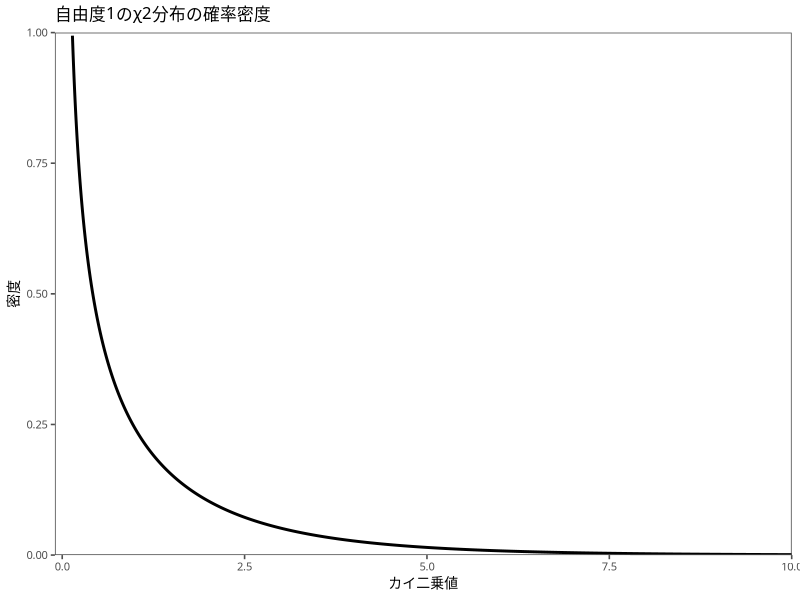
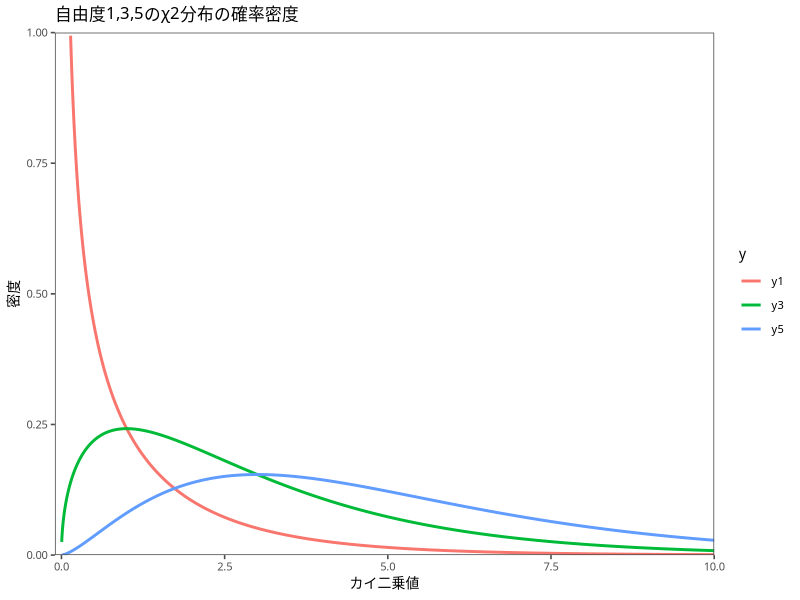
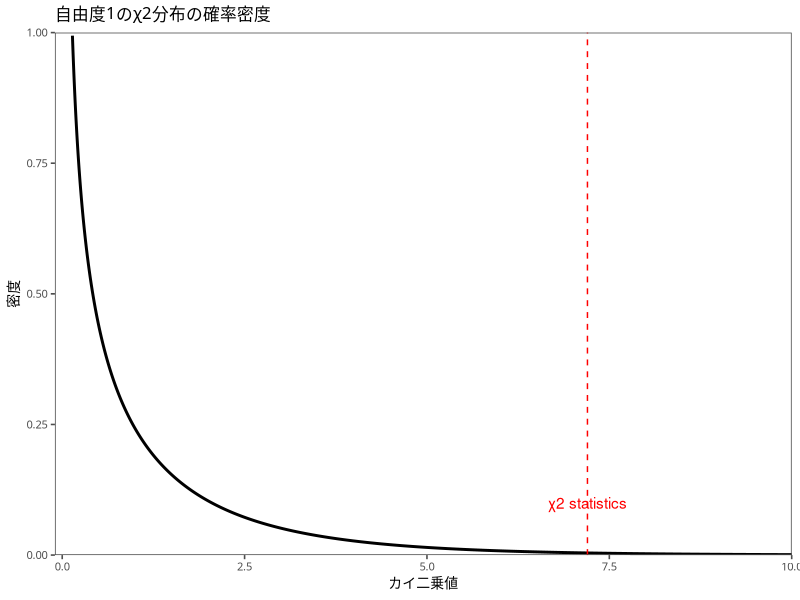
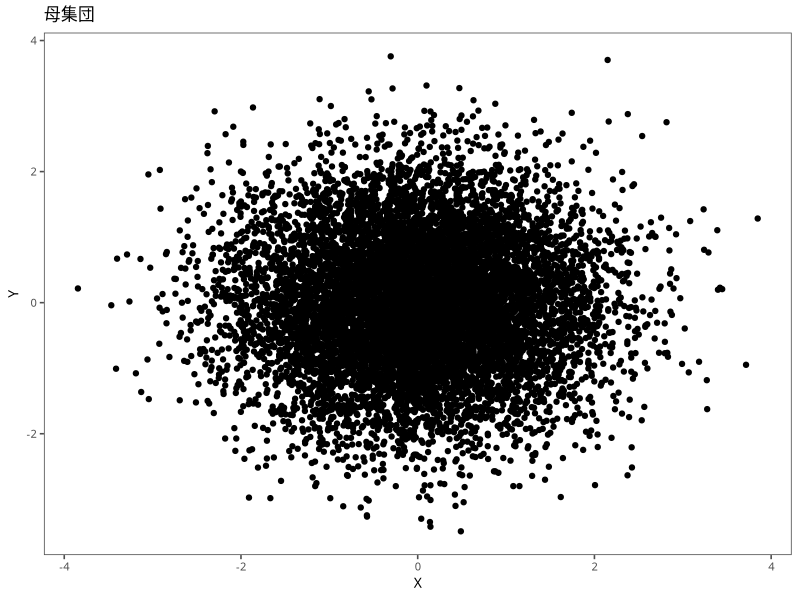
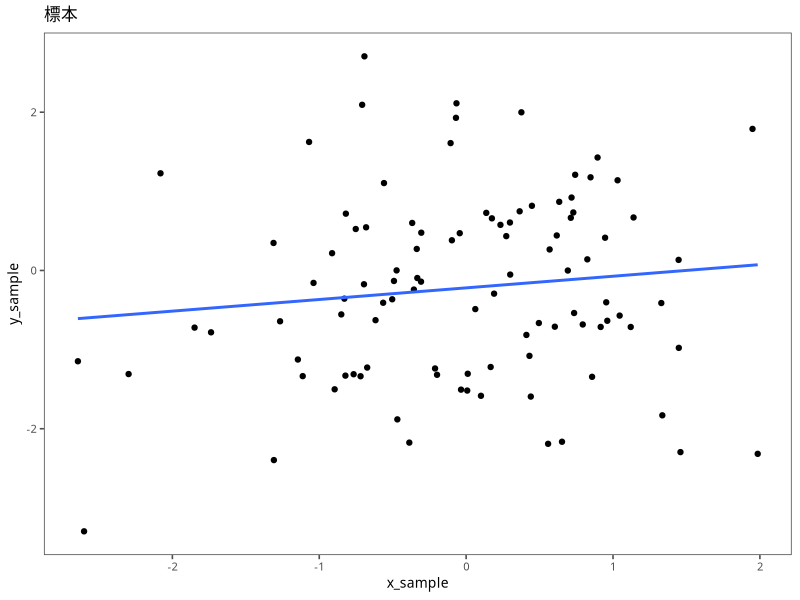
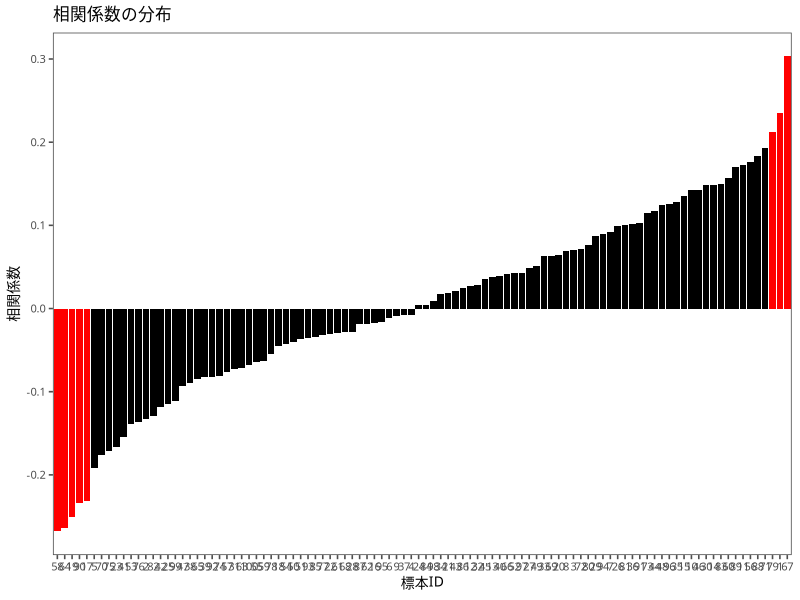
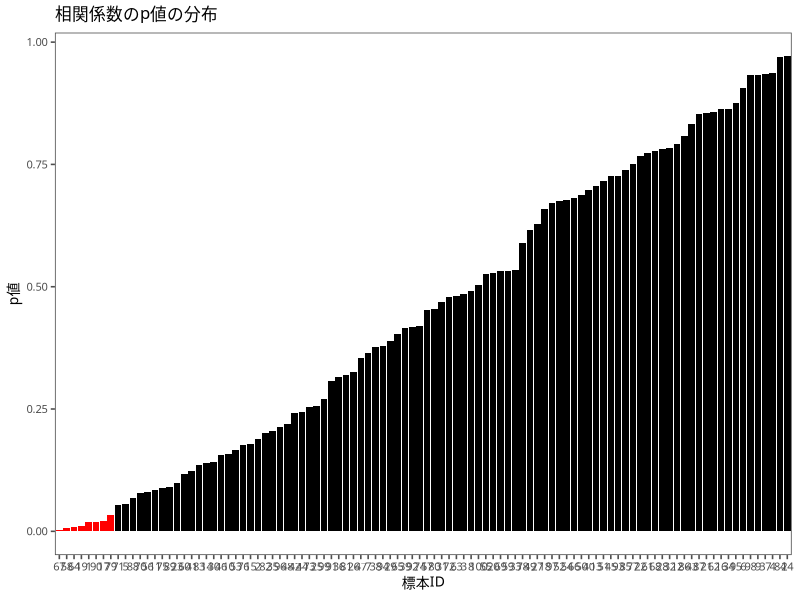

R code for these plots, in order:
## ---- chunk 1
#| echo: FALSE
library(tidyverse)
library(ggthemes)
mystyle <- list (#  ggplotのテーマ
  theme_few(), # ggthemesパッケージ
  theme(
    text = element_text(
      size=10,  #  フォントサイズ
      family = "HiraKakuProN-W3" # ヒラギノフォント
    )
  )
)
set.seed(123)
## ---- chunk 2
x = c(1:2500) / 250
y1 = dchisq(x,1)

df <- data.frame(x,y1)
p <- ggplot(df) + aes(x = x,y = y1)
p <- p + geom_line(size = 1)
p <- p + ylim(c(0,1)) + ylab("密度") + xlab("カイ二乗値") +
  scale_y_continuous(expand = c(0,0), limits = c(0,1)) +
  scale_x_continuous(expand = c(0,0), limits = c(-0.1,10))
p <- p + ggtitle("自由度1のχ2分布の確率密度") +  mystyle
print(p)
## ---- chunk 3
x = c(1:2500) / 250
y1 = dchisq(x,1)
y3 = dchisq(x,3)
y5 = dchisq(x,5)

df <- data.frame(x,y1,y3,y5)
df <- df %>% pivot_longer(names_to = "y",values_to = "value",cols = -x)
p <- ggplot(df) + aes(x = x,y = value, group = y, color = y)
p <- p + geom_line(size = 1)
p <- p + ylim(c(0,1)) + ylab("密度") + xlab("カイ二乗値") +
  scale_y_continuous(expand = c(0,0), limits = c(0,1)) +
  scale_x_continuous(expand = c(0,0), limits = c(-0.1,10))
p <- p + ggtitle("自由度1,3,5のχ2分布の確率密度") +  mystyle
print(p)
## ---- chunk 4
alpha <- 0.05  # 有意水準（ここでは5%）
df <- 1        # 自由度
qchisq(1 - alpha, df)
## ---- chunk 5
chi2 <- 7.2
qchisq(1 - alpha, df) < chi2
## ---- chunk 6
df <- data.frame(x,y1)
p <- ggplot(df) + aes(x = x,y = y1)
p <- p + geom_line(size = 1)
p <- p + ylim(c(0,1)) + ylab("密度") + xlab("カイ二乗値") +
  scale_y_continuous(expand = c(0,0), limits = c(0,1)) +
  scale_x_continuous(expand = c(0,0), limits = c(-0.1,10))
p <- p + ggtitle("自由度1のχ2分布の確率密度") +  mystyle
p <- p + geom_vline(xintercept = chi2, linetype = "dashed", color = "red")
p <- p + annotate("text", x = chi2, y = 0.1, label = "χ2 statistics", color = "red")
print(p)
## ---- chunk 7
1 - pchisq(chi2, df = 1)
## ---- chunk 8
O <- matrix(c(41, 81, 204, 74), nrow = 2, ncol = 2)
row.names(O) <- c("男性", "女性")
colnames(O) <- c("メガネ", "メガネなし")

E <- matrix(c(
  sum(O[,1])*sum(O[1,])/sum(O), #男眼鏡
  sum(O[,1])*sum(O[2,])/sum(O), #男眼鏡無
  sum(O[,2])*sum(O[1,])/sum(O), #女眼鏡
  sum(O[,2])*sum(O[2,])/sum(O)  #女眼鏡無
), nrow = 2, ncol = 2)

print(O)
print(E)
## ---- chunk 9
chi <-  (O[1,1] - E[1,1])^2 / E[1,1] + #男眼鏡
        (O[1,2] - E[1,2])^2 / E[1,2] + #男眼鏡無
        (O[2,1] - E[2,1])^2 / E[2,1] + #女眼鏡
        (O[2,2] - E[2,2])^2 / E[2,2]   #女眼鏡無
print(chi)
## ---- chunk 10
prop <- 1 - pchisq(chi, df = 1)
print(prop)
## ---- chunk 11
chisq.test(O, correct = FALSE)
## ---- chunk 12
fisher.test(O)
## ---- chunk 13
N <- 10000
X <- rnorm(N, 0, 1)
Y <- rnorm(N, 0, 1)
P <- data.frame(X,Y)
ggplot(P) + aes(X,Y) + geom_point() + ggtitle("母集団") + mystyle
## ---- chunk 14
n <- 100
sig <- numeric(n)
cor <- numeric(n)
for(i in 1:100){
  x_sample <- sample(X, n)
  y_sample <- sample(Y, n)
  res <- cor.test(x_sample, y_sample)
  sig[i] <- res$p.value
  cor[i] <- cor(x_sample, y_sample)
}
df_cor <- data.frame(cor,sig)
df_cor %>% arrange(sig) %>% head()
## ---- chunk 15
x_sample <- sample(X, n)
y_sample <- sample(Y, n)
data.frame(x_sample, y_sample) %>%
    ggplot() + aes(x_sample, y_sample) + geom_point() + geom_smooth(method = "lm", se = FALSE) +
    ggtitle("標本") + mystyle
## ---- chunk 16
#| echo: false
df_cor2 <- df_cor %>% arrange(sig)
## ---- chunk 17
ggplot(data.frame(df_cor)) +
    aes(x = reorder(seq_along(cor), cor), y=cor) +
    geom_bar(stat="identity", fill = ifelse(sig < 0.05, "red", "black")) +
    ylab("相関係数") + xlab("標本ID") + ggtitle("相関係数の分布") + mystyle
## ---- chunk 18
ggplot(data.frame(df_cor)) +
    aes(x = reorder(seq_along(sig), sig), y=sig) +
    geom_bar(stat="identity", fill = ifelse(sig < 0.05, "red", "black")) +
    ylab("p値") + xlab("標本ID") + ggtitle("相関係数のp値の分布") + mystyle
